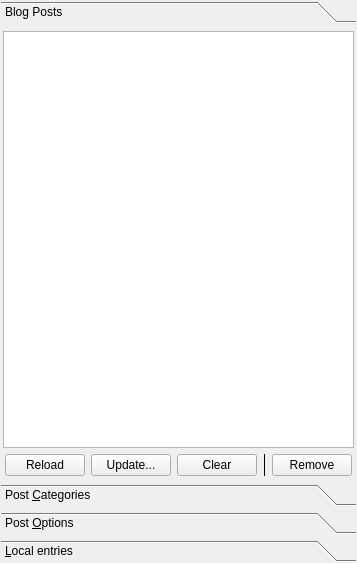
<ui version="4.0" >
 <class>ToolboxBase</class>
 <widget class="QWidget" name="ToolboxBase" >
  <property name="geometry" >
   <rect>
    <x>0</x>
    <y>0</y>
    <width>357</width>
    <height>563</height>
   </rect>
  </property>
  <layout class="QGridLayout" name="gridLayout_2" >
   <property name="margin" >
    <number>1</number>
   </property>
   <property name="spacing" >
    <number>1</number>
   </property>
   <item row="0" column="0" >
    <layout class="QGridLayout" name="gridLayout" >
     <item row="0" column="0" >
      <widget class="QToolBox" name="box" >
       <widget class="QWidget" name="pgEntries" >
        <property name="geometry" >
         <rect>
          <x>0</x>
          <y>0</y>
          <width>343</width>
          <height>433</height>
         </rect>
        </property>
        <attribute name="label" >
         <string>Blog Posts</string>
        </attribute>
        <layout class="QVBoxLayout" name="verticalLayout_4" >
         <property name="margin" >
          <number>2</number>
         </property>
         <item>
          <widget class="KListWidget" name="lstEntriesList" >
           <property name="editTriggers" >
            <set>QAbstractItemView::NoEditTriggers</set>
           </property>
           <property name="showDropIndicator" stdset="0" >
            <bool>false</bool>
           </property>
           <property name="alternatingRowColors" >
            <bool>true</bool>
           </property>
           <property name="selectionBehavior" >
            <enum>QAbstractItemView::SelectRows</enum>
           </property>
           <property name="isWrapping" stdset="0" >
            <bool>false</bool>
           </property>
           <property name="wordWrap" >
            <bool>true</bool>
           </property>
          </widget>
         </item>
         <item>
          <layout class="QHBoxLayout" name="horizontalLayout_4" >
           <item>
            <spacer name="horizontalSpacer_3" >
             <property name="orientation" >
              <enum>Qt::Horizontal</enum>
             </property>
             <property name="sizeHint" stdset="0" >
              <size>
               <width>0</width>
               <height>20</height>
              </size>
             </property>
            </spacer>
           </item>
           <item>
            <widget class="KPushButton" name="btnEntriesReload" >
             <property name="toolTip" >
              <string>Reload entries list</string>
             </property>
             <property name="text" >
              <string>Reload</string>
             </property>
            </widget>
           </item>
           <item>
            <widget class="KPushButton" name="btnEntriesUpdate" >
             <property name="toolTip" >
              <string>Update entries list</string>
             </property>
             <property name="text" >
              <string>Update...</string>
             </property>
            </widget>
           </item>
           <item>
            <widget class="KPushButton" name="btnEntriesClear" >
             <property name="toolTip" >
              <string>Clear entries list</string>
             </property>
             <property name="text" >
              <string>Clear</string>
             </property>
            </widget>
           </item>
           <item>
            <widget class="KSeparator" name="kseparator" >
             <property name="orientation" >
              <enum>Qt::Vertical</enum>
             </property>
            </widget>
           </item>
           <item>
            <widget class="KPushButton" name="btnEntriesRemove" >
             <property name="toolTip" >
              <string>Remove selected entry from server</string>
             </property>
             <property name="text" >
              <string>Remove</string>
             </property>
            </widget>
           </item>
           <item>
            <spacer name="horizontalSpacer_4" >
             <property name="orientation" >
              <enum>Qt::Horizontal</enum>
             </property>
             <property name="sizeHint" stdset="0" >
              <size>
               <width>0</width>
               <height>20</height>
              </size>
             </property>
            </spacer>
           </item>
          </layout>
         </item>
        </layout>
        <zorder>lstEntriesList</zorder>
        <zorder></zorder>
       </widget>
       <widget class="QWidget" name="pgCat" >
        <property name="geometry" >
         <rect>
          <x>0</x>
          <y>0</y>
          <width>343</width>
          <height>433</height>
         </rect>
        </property>
        <attribute name="label" >
         <string>Post &amp;Categories</string>
        </attribute>
        <layout class="QVBoxLayout" name="verticalLayout_9" >
         <property name="margin" >
          <number>2</number>
         </property>
         <item>
          <widget class="QScrollArea" name="scrollArea" >
           <property name="frameShape" >
            <enum>QFrame::StyledPanel</enum>
           </property>
           <property name="frameShadow" >
            <enum>QFrame::Raised</enum>
           </property>
           <property name="widgetResizable" >
            <bool>true</bool>
           </property>
           <widget class="QWidget" name="frameCat" >
            <property name="geometry" >
             <rect>
              <x>0</x>
              <y>0</y>
              <width>333</width>
              <height>356</height>
             </rect>
            </property>
            <layout class="QVBoxLayout" name="verticalLayout_7" >
             <property name="margin" >
              <number>2</number>
             </property>
            </layout>
           </widget>
          </widget>
         </item>
         <item>
          <layout class="QVBoxLayout" name="verticalLayout_2" >
           <item>
            <layout class="QHBoxLayout" name="horizontalLayout_3" >
             <item>
              <spacer name="horizontalSpacer_5" >
               <property name="orientation" >
                <enum>Qt::Horizontal</enum>
               </property>
               <property name="sizeHint" stdset="0" >
                <size>
                 <width>40</width>
                 <height>20</height>
                </size>
               </property>
              </spacer>
             </item>
             <item>
              <widget class="KPushButton" name="btnCatReload" >
               <property name="toolTip" >
                <string>Reload categories list</string>
               </property>
               <property name="text" >
                <string>Reload</string>
               </property>
              </widget>
             </item>
             <item>
              <widget class="KPushButton" name="btnCatAdd" >
               <property name="toolTip" >
                <string>Add a new category to selected blog</string>
               </property>
               <property name="text" >
                <string>Add Category...</string>
               </property>
              </widget>
             </item>
             <item>
              <spacer name="horizontalSpacer_6" >
               <property name="orientation" >
                <enum>Qt::Horizontal</enum>
               </property>
               <property name="sizeHint" stdset="0" >
                <size>
                 <width>40</width>
                 <height>20</height>
                </size>
               </property>
              </spacer>
             </item>
            </layout>
           </item>
           <item>
            <layout class="QHBoxLayout" name="horizontalLayout_2" >
             <item>
              <widget class="QLabel" name="lblCatTags" >
               <property name="text" >
                <string>&amp;Tags :</string>
               </property>
               <property name="buddy" >
                <cstring>txtCatTags</cstring>
               </property>
              </widget>
             </item>
             <item>
              <widget class="KLineEdit" name="txtCatTags" />
             </item>
            </layout>
           </item>
          </layout>
         </item>
        </layout>
       </widget>
       <widget class="QWidget" name="pgOptions" >
        <property name="geometry" >
         <rect>
          <x>0</x>
          <y>0</y>
          <width>343</width>
          <height>433</height>
         </rect>
        </property>
        <attribute name="label" >
         <string>Post &amp;Options</string>
        </attribute>
        <layout class="QVBoxLayout" name="verticalLayout_6" >
         <property name="margin" >
          <number>2</number>
         </property>
         <item>
          <layout class="QHBoxLayout" name="horizontalLayout_7" >
           <item>
            <widget class="QLabel" name="label_3" >
             <property name="sizePolicy" >
              <sizepolicy vsizetype="Preferred" hsizetype="Maximum" >
               <horstretch>0</horstretch>
               <verstretch>0</verstretch>
              </sizepolicy>
             </property>
             <property name="text" >
              <string comment="Status of the current post" >Status :</string>
             </property>
            </widget>
           </item>
           <item>
            <widget class="KComboBox" name="comboOptionsStatus" >
             <property name="enabled" >
              <bool>false</bool>
             </property>
             <property name="sizePolicy" >
              <sizepolicy vsizetype="Fixed" hsizetype="Maximum" >
               <horstretch>0</horstretch>
               <verstretch>0</verstretch>
              </sizepolicy>
             </property>
             <item>
              <property name="text" >
               <string>Published</string>
              </property>
             </item>
             <item>
              <property name="text" >
               <string>Draft</string>
              </property>
             </item>
             <item>
              <property name="text" >
               <string>Local Draft</string>
              </property>
             </item>
            </widget>
           </item>
           <item>
            <spacer name="horizontalSpacer_7" >
             <property name="orientation" >
              <enum>Qt::Horizontal</enum>
             </property>
             <property name="sizeHint" stdset="0" >
              <size>
               <width>40</width>
               <height>20</height>
              </size>
             </property>
            </spacer>
           </item>
          </layout>
         </item>
         <item>
          <layout class="QHBoxLayout" name="horizontalLayout_6" >
           <item>
            <widget class="QLabel" name="label" >
             <property name="sizePolicy" >
              <sizepolicy vsizetype="Preferred" hsizetype="Maximum" >
               <horstretch>0</horstretch>
               <verstretch>0</verstretch>
              </sizepolicy>
             </property>
             <property name="font" >
              <font>
               <pointsize>10</pointsize>
               <weight>75</weight>
               <bold>true</bold>
              </font>
             </property>
             <property name="text" >
              <string>Feedback: </string>
             </property>
            </widget>
           </item>
           <item>
            <layout class="QVBoxLayout" name="verticalLayout_5" >
             <item>
              <widget class="QCheckBox" name="chkOptionsComments" >
               <property name="text" >
                <string>Comments</string>
               </property>
               <property name="checked" >
                <bool>true</bool>
               </property>
              </widget>
             </item>
             <item>
              <widget class="QCheckBox" name="chkOptionsTrackback" >
               <property name="text" >
                <string>Trackback</string>
               </property>
               <property name="checkable" >
                <bool>true</bool>
               </property>
               <property name="checked" >
                <bool>true</bool>
               </property>
              </widget>
             </item>
            </layout>
           </item>
          </layout>
         </item>
         <item>
          <widget class="QCheckBox" name="chkOptionsTime" >
           <property name="text" >
            <string>Modify time&amp;stamp</string>
           </property>
          </widget>
         </item>
         <item>
          <layout class="QHBoxLayout" name="horizontalLayout_8" >
           <item>
            <spacer name="horizontalSpacer_9" >
             <property name="orientation" >
              <enum>Qt::Horizontal</enum>
             </property>
             <property name="sizeType" >
              <enum>QSizePolicy::Fixed</enum>
             </property>
             <property name="sizeHint" stdset="0" >
              <size>
               <width>15</width>
               <height>17</height>
              </size>
             </property>
            </spacer>
           </item>
           <item>
            <widget class="QFrame" name="frame" >
             <property name="frameShape" >
              <enum>QFrame::StyledPanel</enum>
             </property>
             <property name="frameShadow" >
              <enum>QFrame::Raised</enum>
             </property>
             <layout class="QGridLayout" name="gridLayout_3" >
              <item row="0" column="0" colspan="3" >
               <widget class="KDateWidget" name="optionsDate" >
                <property name="enabled" >
                 <bool>false</bool>
                </property>
               </widget>
              </item>
              <item row="1" column="0" >
               <widget class="QTimeEdit" name="optionsTime" >
                <property name="enabled" >
                 <bool>false</bool>
                </property>
                <property name="sizePolicy" >
                 <sizepolicy vsizetype="Fixed" hsizetype="Maximum" >
                  <horstretch>0</horstretch>
                  <verstretch>0</verstretch>
                 </sizepolicy>
                </property>
                <property name="alignment" >
                 <set>Qt::AlignCenter</set>
                </property>
                <property name="buttonSymbols" >
                 <enum>QAbstractSpinBox::UpDownArrows</enum>
                </property>
                <property name="correctionMode" >
                 <enum>QAbstractSpinBox::CorrectToNearestValue</enum>
                </property>
                <property name="calendarPopup" >
                 <bool>true</bool>
                </property>
               </widget>
              </item>
              <item row="1" column="1" >
               <spacer name="horizontalSpacer_8" >
                <property name="orientation" >
                 <enum>Qt::Horizontal</enum>
                </property>
                <property name="sizeHint" stdset="0" >
                 <size>
                  <width>40</width>
                  <height>20</height>
                 </size>
                </property>
               </spacer>
              </item>
              <item row="1" column="2" >
               <widget class="KPushButton" name="btnOptionsNow" >
                <property name="enabled" >
                 <bool>false</bool>
                </property>
                <property name="text" >
                 <string>Now</string>
                </property>
               </widget>
              </item>
             </layout>
            </widget>
           </item>
          </layout>
         </item>
         <item>
          <widget class="QLabel" name="label_4" >
           <property name="text" >
            <string>Permalink (wordpress) :</string>
           </property>
          </widget>
         </item>
         <item>
          <widget class="KLineEdit" name="txtSlug" />
         </item>
         <item>
          <widget class="QLabel" name="lblOptionsTrackBack" >
           <property name="text" >
            <string>&amp;Trackback URLs :</string>
           </property>
           <property name="buddy" >
            <cstring>txtOptionsTrackback</cstring>
           </property>
          </widget>
         </item>
         <item>
          <widget class="KLineEdit" name="txtOptionsTrackback" />
         </item>
         <item>
          <widget class="QLabel" name="label_2" >
           <property name="text" >
            <string>Summary :</string>
           </property>
          </widget>
         </item>
         <item>
          <widget class="QPlainTextEdit" name="txtSummary" >
           <property name="sizePolicy" >
            <sizepolicy vsizetype="Maximum" hsizetype="Expanding" >
             <horstretch>0</horstretch>
             <verstretch>0</verstretch>
            </sizepolicy>
           </property>
          </widget>
         </item>
         <item>
          <spacer name="verticalSpacer" >
           <property name="orientation" >
            <enum>Qt::Vertical</enum>
           </property>
           <property name="sizeHint" stdset="0" >
            <size>
             <width>20</width>
             <height>40</height>
            </size>
           </property>
          </spacer>
         </item>
        </layout>
       </widget>
       <widget class="QWidget" name="pgNotes" >
        <property name="geometry" >
         <rect>
          <x>0</x>
          <y>0</y>
          <width>343</width>
          <height>433</height>
         </rect>
        </property>
        <attribute name="label" >
         <string>&amp;Local entries</string>
        </attribute>
        <layout class="QVBoxLayout" name="verticalLayout_3" >
         <property name="margin" >
          <number>2</number>
         </property>
         <item>
          <widget class="QTableWidget" name="localEntriesTable" >
           <property name="editTriggers" >
            <set>QAbstractItemView::NoEditTriggers</set>
           </property>
           <property name="showDropIndicator" stdset="0" >
            <bool>false</bool>
           </property>
           <property name="selectionMode" >
            <enum>QAbstractItemView::SingleSelection</enum>
           </property>
           <property name="selectionBehavior" >
            <enum>QAbstractItemView::SelectRows</enum>
           </property>
           <column>
            <property name="text" >
             <string>Title</string>
            </property>
           </column>
           <column>
            <property name="text" >
             <string>Blog</string>
            </property>
           </column>
          </widget>
         </item>
         <item>
          <layout class="QHBoxLayout" name="horizontalLayout" >
           <property name="spacing" >
            <number>1</number>
           </property>
           <item>
            <spacer name="horizontalSpacer_11" >
             <property name="orientation" >
              <enum>Qt::Horizontal</enum>
             </property>
             <property name="sizeHint" stdset="0" >
              <size>
               <width>40</width>
               <height>20</height>
              </size>
             </property>
            </spacer>
           </item>
           <item>
            <widget class="KPushButton" name="btnLocalRemove" >
             <property name="toolTip" >
              <string>Remove selected entry</string>
             </property>
             <property name="text" >
              <string>Remove</string>
             </property>
            </widget>
           </item>
           <item>
            <spacer name="horizontalSpacer_10" >
             <property name="orientation" >
              <enum>Qt::Horizontal</enum>
             </property>
             <property name="sizeHint" stdset="0" >
              <size>
               <width>40</width>
               <height>20</height>
              </size>
             </property>
            </spacer>
           </item>
          </layout>
         </item>
        </layout>
       </widget>
      </widget>
     </item>
    </layout>
   </item>
  </layout>
 </widget>
 <customwidgets>
  <customwidget>
   <class>KComboBox</class>
   <extends>QComboBox</extends>
   <header>kcombobox.h</header>
  </customwidget>
  <customwidget>
   <class>KDateWidget</class>
   <extends>QWidget</extends>
   <header>kdatewidget.h</header>
  </customwidget>
  <customwidget>
   <class>KLineEdit</class>
   <extends>QLineEdit</extends>
   <header>klineedit.h</header>
  </customwidget>
  <customwidget>
   <class>KListWidget</class>
   <extends>QListWidget</extends>
   <header>klistwidget.h</header>
  </customwidget>
  <customwidget>
   <class>KPushButton</class>
   <extends>QPushButton</extends>
   <header>kpushbutton.h</header>
  </customwidget>
  <customwidget>
   <class>KSeparator</class>
   <extends>QFrame</extends>
   <header>kseparator.h</header>
  </customwidget>
 </customwidgets>
 <tabstops>
  <tabstop>btnCatAdd</tabstop>
  <tabstop>txtCatTags</tabstop>
  <tabstop>chkOptionsTime</tabstop>
 </tabstops>
 <resources/>
 <connections>
  <connection>
   <sender>chkOptionsTime</sender>
   <signal>toggled(bool)</signal>
   <receiver>optionsTime</receiver>
   <slot>setEnabled(bool)</slot>
   <hints>
    <hint type="sourcelabel" >
     <x>81</x>
     <y>239</y>
    </hint>
    <hint type="destinationlabel" >
     <x>80</x>
     <y>301</y>
    </hint>
   </hints>
  </connection>
  <connection>
   <sender>chkOptionsTime</sender>
   <signal>toggled(bool)</signal>
   <receiver>btnOptionsNow</receiver>
   <slot>setEnabled(bool)</slot>
   <hints>
    <hint type="sourcelabel" >
     <x>169</x>
     <y>229</y>
    </hint>
    <hint type="destinationlabel" >
     <x>361</x>
     <y>291</y>
    </hint>
   </hints>
  </connection>
  <connection>
   <sender>chkOptionsTime</sender>
   <signal>toggled(bool)</signal>
   <receiver>optionsDate</receiver>
   <slot>setEnabled(bool)</slot>
   <hints>
    <hint type="sourcelabel" >
     <x>134</x>
     <y>239</y>
    </hint>
    <hint type="destinationlabel" >
     <x>135</x>
     <y>271</y>
    </hint>
   </hints>
  </connection>
 </connections>
</ui>
